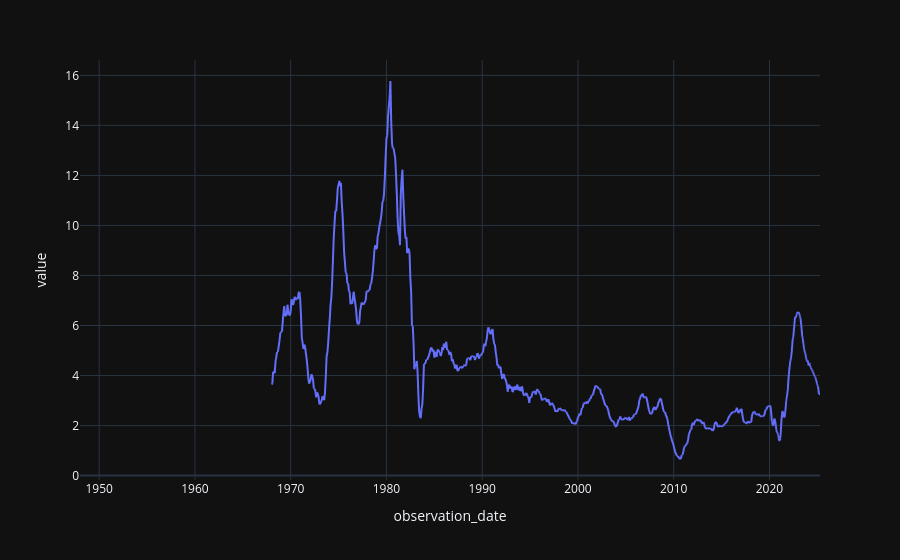

Here is the notebook cell this chart was saved with:
### Markdown cell above
### Line

### Code cell
s.plot(kind='line')

### Figure 1 — Plotly figure (JSON) as saved in the notebook; plotly's stock layout.template omitted (floating-point values rounded to 4 significant figures; data arrays with more than 128 entries replaced by an {"elided": "..."} marker saying what was removed)
{"data": [{"hovertemplate": "variable=CORESTICKM159SFRBATL<br>observation_date=%{x}<br>value=%{y}<extra></extra>", "legendgroup": "CORESTICKM159SFRBATL", "line": {"color": "#636efa", "dash": "solid"}, "marker": {"symbol": "circle"}, "mode": "lines", "name": "CORESTICKM159SFRBATL", "showlegend": true, "type": "scattergl", "x": {"elided": "2189 str values"}, "xaxis": "x", "y": {"elided": "2189 float values"}, "yaxis": "y"}], "layout": {"legend": {"title": {"text": "variable"}, "tracegroupgap": 0}, "margin": {"t": 60}, "xaxis": {"anchor": "y", "domain": [0, 1], "title": {"text": "observation_date"}}, "yaxis": {"anchor": "x", "domain": [0, 1], "title": {"text": "value"}}}}
